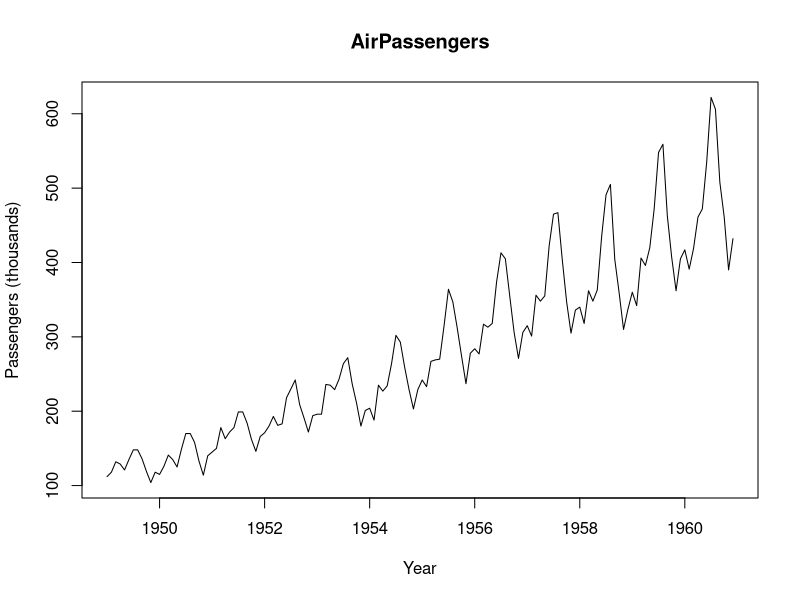
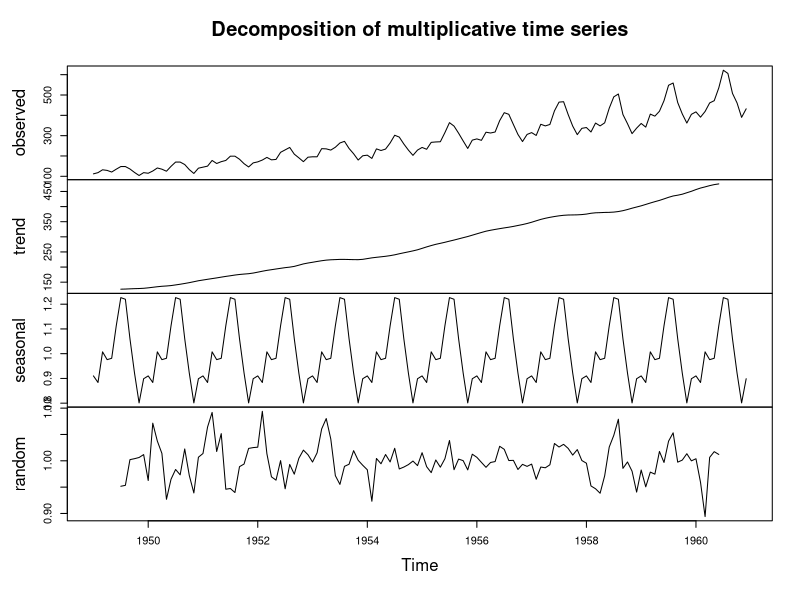
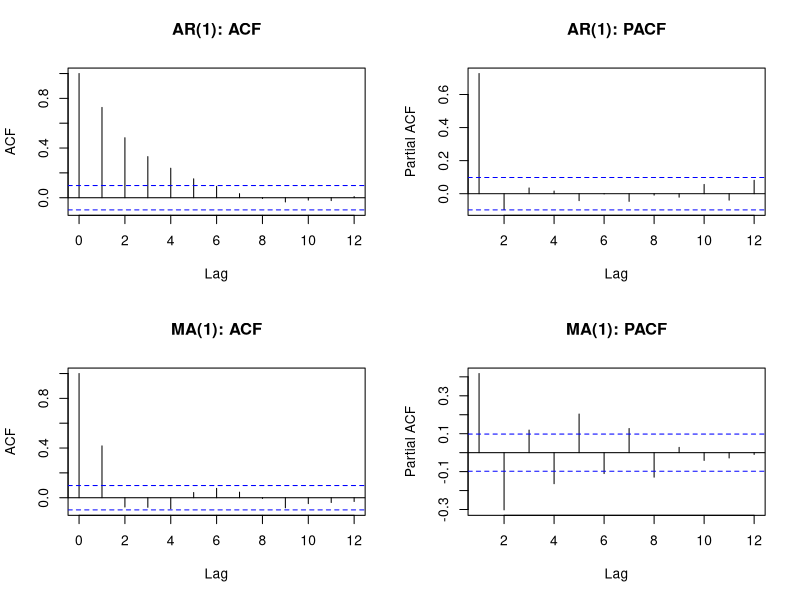
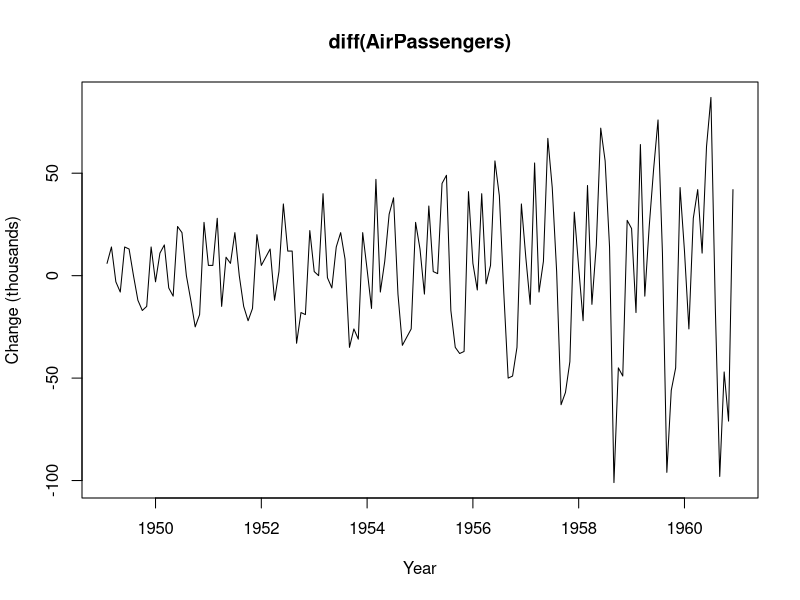
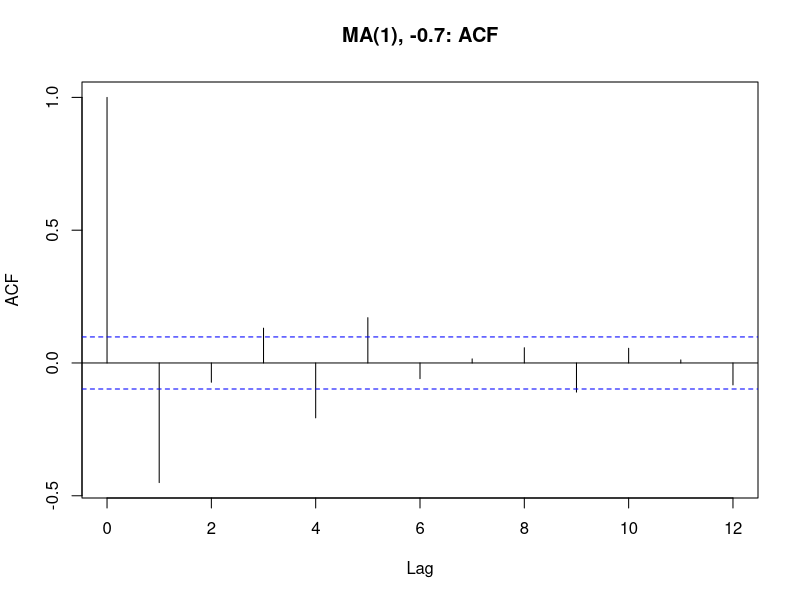

The R script that drew these images, in order:
# Lab 07 — 추세·계절성과 ACF/PACF 읽기 (약 30분)
# 이 파일만 위에서 아래로 실행하면 된다. 내장 자료와 재현 가능한 모의자료를 사용한다.

# 1. 목표 --------------------------------------------------------
# - 시계열 그림과 분해 결과에서 추세·계절성·불규칙 성분을 구분한다.
# - 정상 AR/MA 모의자료의 ACF/PACF를 읽고 절단 패턴의 범위를 설명한다.
# - AR, MA, ARMA를 구분하고 ARIMA에서 차분이 필요한 이유를 말한다.

# 2. 핵심 개념과 작은 예제 ----------------------------------------
# 시계열은 시간 순서가 있는 자료이다. 앞뒤 관측의 관계를 살펴본다.
# 추세(trend)는 장기적인 상승·하락, 계절성(seasonality)은 일정 주기의 반복이다.
# 불규칙 성분은 추세·계절성으로 설명되지 않는 나머지이다.
# AirPassengers는 1949~1960년의 월별 항공 승객 수(천 명 단위)이다.
cat("첫 1년의 월별 승객 수:\n")
print(head(AirPassengers, 12))
cat("한 해의 관측 수:\n")
print(frequency(AirPassengers))
# 1월 112는 112천 명을 뜻한다. frequency의 12는 월별 관측의 연간 주기이다.
# 첫 1년의 등락만으로 장기 추세를 판단하지 말고 전체 기간을 함께 본다.

# 3. 먼저 예상하기 -----------------------------------------------
# 전체 그림에서 연도가 지날수록 승객 수 수준과 계절 변동폭은 어떻게 변할까?
# 수준의 변화와 반복 등락을 구분해 예상한 뒤 아래 그림을 실행하세요.

# 4. 직접 실행 ----------------------------------------------------
# 실험 A: 원자료를 보고 추세와 계절성을 나누어 관찰한다.
plot(AirPassengers, main = "AirPassengers", xlab = "Year",
     ylab = "Passengers (thousands)")
# 연도가 지날수록 수준이 올라간다: 상승 추세이다.
# 매년 비슷한 시기의 봉우리와 골이 반복된다: 연간 계절성이다.
# 뒤로 갈수록 계절 변동의 절대 크기도 커진다.

# 수준이 높을수록 계절 변동폭이 커져 여기서는 곱셈형 분해를 사용한다.
# 곱셈형: observed = trend × seasonal × random.
# 이 자료는 모두 양수이다. seasonal과 random은 원래 승객 수가 아닌 비율이다.
components <- decompose(AirPassengers, type = "multiplicative")
plot(components)
# 그림의 이름을 원자료와 연결해 읽는다.
# - observed: 실제 월별 관측값. 추세와 계절성이 함께 나타난다.
# - trend: 계절 등락을 완화한 장기 수준. 전체적으로 상승한다.
# - seasonal: 매년 반복되는 월별 비율. 1보다 크면 추세보다 높은 계절 수준이다.
# - random: 추세·계절성을 나누고 남은 비율. 1 근처이면 두 성분으로 잘 설명된다.
# random이라는 이름만으로 이 성분의 독립성이나 정상성이 증명되지는 않는다.

cat("1~12월의 계절 비율:\n")
print(round(setNames(components$seasonal[1:12], paste0(1:12, "월")), 3))
# 1을 기준으로 어느 달이 높고 낮은지 읽는다. 승객 수 자체나 증가 인원이 아니다.
cat("처음 여덟 관측의 분해 성분:\n")
print(data.frame(observed = as.numeric(AirPassengers)[1:8],
                 trend = as.numeric(components$trend)[1:8],
                 seasonal = as.numeric(components$seasonal)[1:8],
                 random = as.numeric(components$random)[1:8]))
# 첫 여섯 trend와 random의 NA는 주변 시점이 부족해 추세를 추정하지 못한 결과이다.
# 원자료의 결측값이 아니다. 계산 가능한 행은 세 성분의 곱이 observed에 대응한다.

# 실험 B: ACF/PACF는 정상 모의자료로 관찰한다.
# 정상성(stationarity)은 평균·분산 같은 성질이 시간에 따라 바뀌지 않는 상태이다.
# AirPassengers는 추세와 변동폭 변화가 있어 원자료에 절단 규칙을 적용하지 않는다.
# ACF: 현재 값과 lag k(시차 k) 전 값의 상관을 보여 준다.
# PACF: 중간 시차의 영향을 제거하고 현재 값과 lag k 전 값의 관계를 보여 준다.
# AR(p): 앞선 p개 관측값의 영향을 포함하는 모형이다.
# MA(q): 현재와 앞선 q개 오차(충격)의 영향을 포함하는 모형이다.
# MA 모형은 관측값 몇 개의 이동평균을 계산하는 연산과 다르다.

# 실행 전 예상: 현재 값이 직전 값에 양의 영향을 받는 AR(1)의 lag 1 상관은 어떤 부호일까?
# AR(1)은 직전 관측값의 영향을, MA(1)은 직전 오차의 영향을 포함한다.
# 두 모형에서 lag 1 뒤 대체로 0이 될 것은 ACF/PACF 중 어느 쪽일지 예상해 보세요.
# 예상이 어려우면 두 그림에서 어느 쪽이 빨리 0 주변으로 가는지 비교하세요.

# arima.sim()으로 정상 순수 AR(1), MA(1)을 각각 400개씩 생성한다.
# AR(1)의 계수 0.7은 정상 범위의 예이다. MA(1)의 오차 계수도 0.7로 둔다.
set.seed(707)
ar_series <- arima.sim(model = list(ar = 0.7), n = 400)
set.seed(708)
ma_series <- arima.sim(model = list(ma = 0.7), n = 400)

# 네 그림을 한 화면에서 비교한 뒤 원래 화면 배치로 돌려놓는다.
plot_settings <- par(mfrow = c(2, 2))
ar_acf <- acf(ar_series, lag.max = 12, main = "AR(1): ACF")
ar_pacf <- pacf(ar_series, lag.max = 12, main = "AR(1): PACF")
ma_acf <- acf(ma_series, lag.max = 12, main = "MA(1): ACF")
ma_pacf <- pacf(ma_series, lag.max = 12, main = "MA(1): PACF")
par(plot_settings)
# 가로축 lag는 시차, 세로축은 상관계수이다. ACF의 lag 0은 자기 자신과의 상관 1이다.
# AR(1): ACF는 점차 감소하고, PACF는 lag 1 뒤 대체로 0 주변이다.
# MA(1): ACF는 lag 1 뒤 대체로 0 주변이고, PACF는 점차 감소한다.
# PACF의 감소는 부호가 번갈아 바뀌면서 절댓값이 작아지는 모양일 수도 있다.

# 그림의 앞 여섯 시차를 숫자로도 확인한다.
# ACF는 lag 0부터, PACF는 lag 1부터 저장되어 꺼내는 위치가 다르다.
cat("시차별 표본 ACF/PACF:\n")
print(round(data.frame(lag = 1:6,
                       AR_ACF = as.numeric(ar_acf$acf)[2:7],
                       AR_PACF = as.numeric(ar_pacf$acf)[1:6],
                       MA_ACF = as.numeric(ma_acf$acf)[2:7],
                       MA_PACF = as.numeric(ma_pacf$acf)[1:6]), 3))
# 절단은 해당 시차 뒤의 상관이 이론적으로 0이라는 뜻이다.
# 표본에서는 정확한 0이 아니며, 일부 막대는 표본 오차로 점선 밖에 나올 수 있다.
# 파란 점선은 상관이 0이라는 가정 아래의 근사 기준이다. 막대 하나로 단정하지 않는다.

# 실험 C: ARIMA의 차분은 시간에 따른 수준 변화를 줄이는 역할을 한다.
# ARMA(p, q)는 AR과 MA를 결합해 정상 시계열을 설명한다.
# ARIMA(p, d, q)의 d는 차분 횟수이다. 차분한 계열에 ARMA를 적용한다.
# d = 0이면 차분하지 않은 ARMA와 같다. 여기서는 모형 적합까지 진행하지 않는다.
# 1차 차분은 '이번 값 - 직전 값'이다. 원래 수준 대신 시점 간 변화를 본다.
passenger_changes <- diff(AirPassengers)
cat("처음 여섯 월간 변화량:\n")
print(head(passenger_changes))
# 첫 값 6은 2월 118 - 1월 112로, 6천 명 증가를 뜻한다.
plot(passenger_changes, main = "diff(AirPassengers)", xlab = "Year",
     ylab = "Change (thousands)")
# 원자료와 비교해 장기 상승 수준은 완화되었지만 반복 등락과 변동폭 변화가 남는다.
# 차분 한 번으로 어떤 자료든 정상 시계열이 되는 것은 아니다.

# 5. 결과 해석 ----------------------------------------------------
# 분해: observed의 모양 → trend의 장기 변화 → seasonal의 반복 → random의 나머지.
# 정상 순수 AR(p): ACF는 절단되지 않고 감쇠(tail off; 경우에 따라 진동), PACF는 p 뒤 절단하는 교과서적 heuristic이다.
# 정상 순수 MA(q): ACF는 q 뒤 절단, PACF는 절단되지 않고 감쇠(tail off)하는 교과서적 heuristic이다.
# 이 규칙은 정상 순수 AR/MA의 이론적 패턴이며 유한 표본에서는 근사적으로 본다.
# ARMA 혼합 모형이나 비정상 원자료에 같은 절단 규칙을 일반화하지 않는다.
# 추세 관찰, 계절성 관찰, ACF/PACF의 시차 관계 해석은 서로 다른 읽기이다.

# 6. 하나 바꿔보기 ------------------------------------------------
# MA(1)의 오차 계수만 0.7에서 -0.7로 바꾼다. 길이는 400으로 유지한다.
# 같은 seed로 난수 조건도 맞춘다. 예상: lag 1 ACF의 부호는 어떻게 바뀔까?
# 계수 부호가 바뀌어도 'MA(1)의 ACF는 lag 1 뒤 절단'이라는 이론적 위치는 같은가?
set.seed(708)
ma_negative <- arima.sim(model = list(ma = -0.7), n = 400)
negative_acf <- acf(ma_negative, lag.max = 12, main = "MA(1), -0.7: ACF")
cat("오차 계수 부호를 바꾼 MA(1)의 lag 1 표본 상관:\n")
print(c(theta_positive = as.numeric(ma_acf$acf)[2],
        theta_negative = as.numeric(negative_acf$acf)[2]))
# lag 1 상관은 양수에서 음수로 바뀐다. 이후 막대는 대체로 0 주변이다.
# 절단 위치는 MA의 차수와 연결되고, 상관의 부호는 계수의 영향을 받는다.

# 7. 시험 체크 ----------------------------------------------------
# 1) 곱셈형 분해에서 trend, seasonal, random은 각각 무엇을 뜻하는가?
# 2) ACF와 PACF는 중간 시차의 영향을 처리하는 방식이 어떻게 다른가?
# 3) 정상 순수 AR(1)에서 lag 1 뒤 이론적으로 절단되는 것은 ACF인가, PACF인가?
# 4) 정상 순수 MA(1)의 ACF는 어느 시차 뒤 절단되는가? 표본에서도 정확히 0인가?
# 5) ARMA와 ARIMA의 차이는 무엇이며, 차분 한 번이면 정상성이 보장되는가?

# 정답 및 해설 ----------------------------------------------------
# 1) trend는 장기 수준, seasonal은 주기적인 계절 비율, random은 설명되지 않은 비율이다.
#    observed = trend × seasonal × random이다. 뒤의 두 성분은 승객 수가 아니다.
# 2) ACF는 시차별 상관, PACF는 중간 시차의 영향을 제거한 상관이다.
# 3) PACF이다. ACF는 점차 감소한다. 정상 순수 AR의 교과서적 규칙이다.
# 4) lag 1 뒤이다. 표본에서는 오차가 있어 정확히 0이 아니며 일부 막대가 튈 수 있다.
# 5) ARMA는 AR과 MA의 결합, ARIMA는 차분 횟수 d를 포함한다(d = 0이면 ARMA).
#    차분은 비정상성을 줄이는 역할이며 한 번의 차분이 정상성을 보장하지 않는다.
